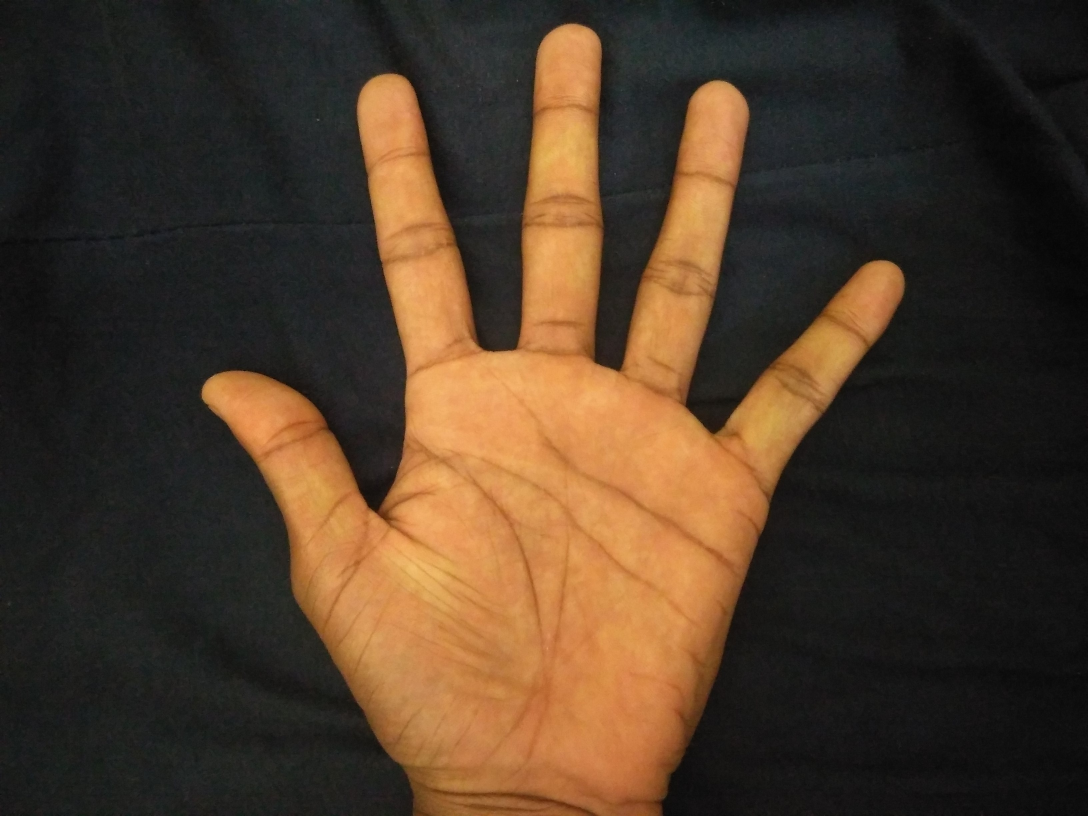
#> input picture documents/images/IMG_20161220_013140.jpg, 3264 x 2448 px (shown at 1/3 size)
$ python resize.py IMG_20161220_013140.jpg 100   (Python 2 division)
#> lines starting #> are read from the running program, lines starting #| are printed output that depends on the picture
import cv2
import sys
image=sys.argv[1]
directory="/".join(image.split("/")[::-1][1:][::-1])
path=image.split("/")[::-1][0]
width=int(sys.argv[2])
extension=path.split(".")[::-1][0]
print extension
name="".join(path.split(".")[::-1][1:][::-1])
print name

print "converting",image," to",width
i=cv2.imread(image)
#> i is the input picture: shape (2448, 3264, 3); mean B, G, R 41, 58.8, 77.9
image_height=i.shape[0]
#> image_height = 2448
image_width=i.shape[1]
#> image_width = 3264
image_height=int(image_height*(width/float(image_width)))
#> image_height = 75
i=cv2.resize(i,(width,image_height))
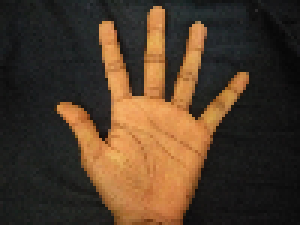
#> i: shape (75, 100, 3) (shown 3 times larger); mean B, G, R 40.9, 58.7, 77.8
print "saving to ",directory+"/"+name+"_modified."+extension
cv2.imwrite(directory+"/"+name+"."+extension,i)
